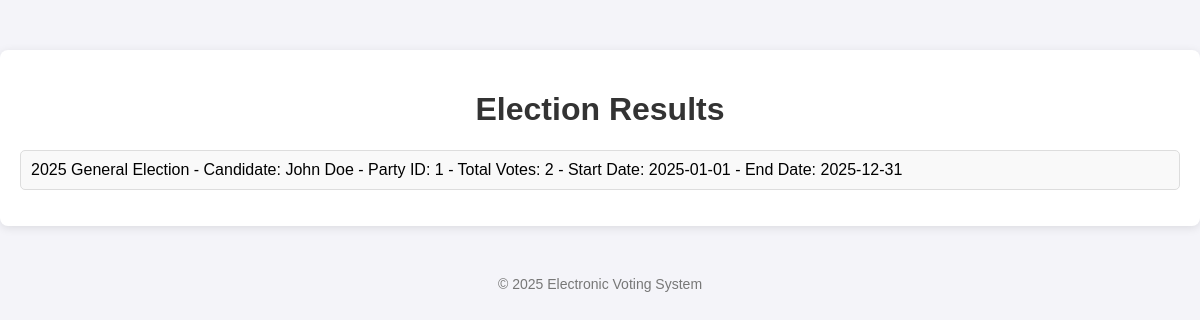
Screenshot of /src/resultspage.php with the database file from the repository.
### tables this page shows
CREATE TABLE `results` (
  `ElectionID` int(11) NOT NULL,
  `CandidateID` int(11) NOT NULL,
  `TotalVotes` bigint(20) DEFAULT NULL
);

CREATE TABLE `elections` (
  `ElectionID` int(11) NOT NULL,
  `Name` varchar(255) DEFAULT NULL,
  `StartDate` date DEFAULT NULL,
  `EndDate` date DEFAULT NULL,
  `ConstituencyID` bigint(20) DEFAULT NULL
);

CREATE TABLE `candidate` (
  `CandidateID` int(11) NOT NULL,
  `Name` varchar(255) DEFAULT NULL,
  `PartyID` int(11) DEFAULT NULL,
  `ConstituencyID` bigint(20) DEFAULT NULL
);

### src/resultspage.php (the view, shortened to what this page needs)
<?php
include '../db/connection.php';
$sql = "SELECT r.ElectionID, c.Name AS CandidateName, c.PartyID, e.Name AS ElectionName, r.TotalVotes,
        e.StartDate , e.EndDate
        FROM Results r
        JOIN Elections e ON r.ElectionID = e.ElectionID
        JOIN Candidate c ON r.CandidateID = c.CandidateID
        ORDER BY e.StartDate DESC, r.TotalVotes DESC";
$result = $conn->query($sql);
?>
<!DOCTYPE html>
<html lang="en">
<head>
</head>
<body>
    <div class="container">
        <h1>Election Results</h1>
        <section class="results">
            <ul>
                <?php
                if ($result->num_rows > 0) {
                    while ($row = $result->fetch_assoc()) {
                        echo "<li>" . $row['ElectionName'] . " - Candidate: " . $row['CandidateName'] . " - Party ID: " . $row['PartyID'] .
                            " - Total Votes: " . number_format($row['TotalVotes']) . " - Start Date: " . $row['StartDate'] . " - End Date: " . $row['EndDate'] . "</li>";
                    }
                } else {
                    echo "<li>No election results found.</li>";
                }
                ?>
            </ul>
        </section>
    </div>
    <div class="footer">
        <p>&copy; 2025 Electronic Voting System</p>
    </div>
</body>
</html>

### src/resultspage.php (style rules this page uses)
body { font-family: Arial, sans-serif; background-color: #f4f4f9; margin: 0; padding: 0; }
.container { max-width: 1200px; margin: 50px auto; padding: 20px; background-color: #fff; border-radius: 8px; box-shadow: 0 2px 10px rgba(0, 0, 0, 0.1); }
h1 { text-align: center; color: #333; }
.results { margin-top: 20px; }
.results ul { list-style-type: none; padding: 0; }
.results li { background-color: #f9f9f9; padding: 10px; margin-bottom: 10px; border: 1px solid #ddd; border-radius: 5px; }
.footer { text-align: center; margin-top: 30px; font-size: 14px; color: #777; }

### rows the page displays
results: ElectionID.Name "2025 General Election", CandidateID.Name "John Doe", CandidateID.PartyID "1", TotalVotes "2", ElectionID.StartDate "2025-01-01", ElectionID.EndDate "2025-12-31"
